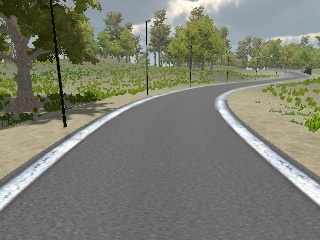
#> input picture get_data_image_angle/scripts/data/realImage/15.jpg, 320 x 240 px, found by its file name
$ python lane_detect_function.py
#> lines starting #> are read from the running program, lines starting #| are printed output that depends on the picture; after the words box and inside, x2 and y2 are one past the last pixel; in counts of white or black regions, pixels touching at a corner belong together
import matplotlib.pyplot as plt
import matplotlib.image as mpimg
import matplotlib.pyplot as plt
import matplotlib.image as mpimg
import numpy as np
import cv2
import math
# reading in an image


image = mpimg.imread('images/15.jpg')
#> image is the input picture: shape (240, 320, 3); mean R, G, B 123.6, 125.4, 111.1
# printing out some stats and plotting the image
print('This image is:', type(image), 'with dimensions:', image.shape)
#| This image is: <class 'numpy.ndarray'> with dimensions: (240, 320, 3)
# plt.imshow(image)
# plt.show()

height = 240
width = 320
region_of_interest_vertices = [
    (0, height),
    (0, height / 2.5),
    (width, height / 2.5),
    (width, height),
]


def region_of_interest(img, vertices):
    # Define a blank matrix that matches the image height/width.
    mask = np.zeros_like(img)
    # Retrieve the number of color channels of the image.
    channel_count = img.shape[2]
#> channel_count = 3
    # Create a match color with the same color channel counts.
    match_mask_color = (255,) * channel_count
#> match_mask_color = (255, 255, 255)

    # Fill inside the polygon
    cv2.fillPoly(mask, vertices, match_mask_color)
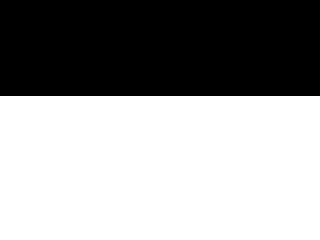
#> mask: shape (240, 320, 3); 60% white; 1 black region, box (x1, y1, x2, y2) and area: (0, 0, 320, 96) 30720

    # Returning the image only where mask pixels match
    masked_image = cv2.bitwise_and(img, mask)
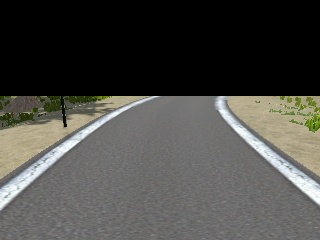
#> masked_image: shape (240, 320, 3); mean R, G, B 75, 74.4, 70.5
    return masked_image


cropped_image = region_of_interest(
    image,
    np.array([region_of_interest_vertices], np.int32),
)
# plt.figure()
# plt.imshow(cropped_image)
# plt.show()

gray_image = cv2.cvtColor(cropped_image, cv2.COLOR_RGB2GRAY)
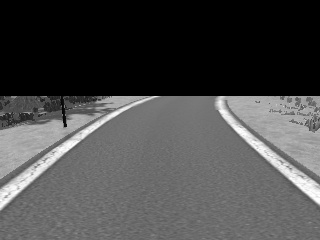
#> gray_image: shape (240, 320); min 0, max 254, mean 74.2
# Call Canny Edge Detection here.
cannyed_image = cv2.Canny(gray_image, 100, 200)
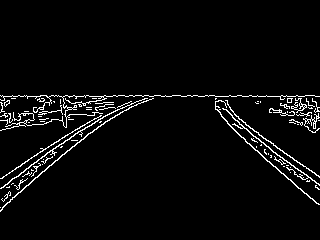
#> cannyed_image: shape (240, 320); 3.8% white in thin lines or dots, all inside (x1, y1, x2, y2) = (0, 95, 320, 212)

# plt.figure()
# plt.imshow(cannyed_image)
# plt.show()


def region_of_interest_gray(img, vertices):
    mask = np.zeros_like(img)
    match_mask_color = 255  # <-- This line altered for grayscale.

    cv2.fillPoly(mask, vertices, match_mask_color)
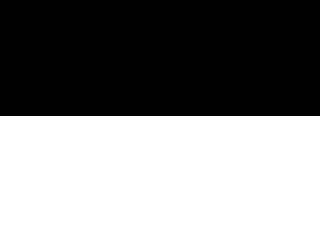
#> mask: shape (240, 320); 51.7% white; 1 black region, box (x1, y1, x2, y2) and area: (0, 0, 320, 116) 37120
    masked_image = cv2.bitwise_and(img, mask)
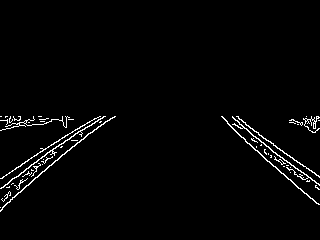
#> masked_image: shape (240, 320); 2.1% white in thin lines or dots, all inside (x1, y1, x2, y2) = (0, 116, 320, 212)
    return masked_image


region_of_interest_vertices_gray = [
    (0, height),
    (0, height / 2.5 + 20),
    (width, height / 2.5 + 20),
    (width, height),
]

cropped_image_2 = region_of_interest_gray(
    cannyed_image,
    np.array([region_of_interest_vertices_gray], np.int32)
)

# plt.figure()
# plt.imshow(cropped_image_2)
# plt.show()

lines = cv2.HoughLinesP(
    cropped_image_2,
    rho=6,
    theta=np.pi / 60,
    threshold=160,
    lines=np.array([]),
    minLineLength=40,
    maxLineGap=25
)
#> lines = [[0, 120, 109, 120], [1, 188, 110, 118], [271, 150, 319, 185], [7, 119, 110, 119], [0, 188, 100, 116], [2, 207, 104, 116], [222, 117, 315, 185], [242, 128, 319, 184], [228, 124, 316, 203], [7, 123, 104, 123], [238, 118, 319, 177], [14, 185, 74, 146]]

left_line_x = []
left_line_y = []
right_line_x = []
right_line_y = []

for line in lines:
    for x1, y1, x2, y2 in line:
        slope = (y2 - y1) / (x2 - x1) # <-- Calculating the slope.
        if math.fabs(slope) < 0.5: # <-- Only consider extreme slope
            continue
        if slope <= 0: # <-- If the slope is negative, left group.
            left_line_x.extend([x1, x2])
            left_line_y.extend([y1, y2])
        else: # <-- Otherwise, right group.
            right_line_x.extend([x1, x2])
            right_line_y.extend([y1, y2])
#> this loop made 12 passes
#> after the loop, left_line_x = [1, 110, 0, 100, 2, 104, 14, 74]; left_line_y = [188, 118, 188, 116, 207, 116, 185, 146]; right_line_x = [271, 319, 222, 315, 242, 319, 228, 316, 238, 319]; right_line_y = [150, 185, 117, 185, 128, 184, 124, 203, 118, 177]


min_y = image.shape[0] * 2.5 # <-- Just below the horizon
#> min_y = 600
max_y = image.shape[0] # <-- The bottom of the image
#> max_y = 240

poly_left = np.poly1d(np.polyfit(
    left_line_y,
    left_line_x,
    deg=1
))

left_x_start = int(poly_left(max_y))
#> left_x_start = -56
left_x_end = int(poly_left(min_y))
#> left_x_end = -527

poly_right = np.poly1d(np.polyfit(
    right_line_y,
    right_line_x,
    deg=1
))

right_x_start = int(poly_right(max_y))
#> right_x_start = 382
right_x_end = int(poly_right(min_y))
#> right_x_end = 832

def draw_lines(image, lines, color=[255, 0, 0], thickness=3):
    # If there are no lines to draw, exit.
#> called with thickness = 5
    if lines is None:
        return
    # Make a copy of the original image.
    img = np.copy(image)
    # Create a blank image that matches the original in size.
    line_img = np.zeros(
        (
            img.shape[0],
            img.shape[1],
            3
        ),
        dtype=np.uint8,
    )
    # Loop over all lines and draw them on the blank image.
    for line in lines:
        for x1, y1, x2, y2 in line:
            cv2.line(line_img, (x1, y1), (x2, y2), color, thickness)
#> line_img: shape (240, 320, 3); every value is 0
    # Merge the image with the lines onto the original.
    img = cv2.addWeighted(img, 0.8, line_img, 1.0, 0.0)
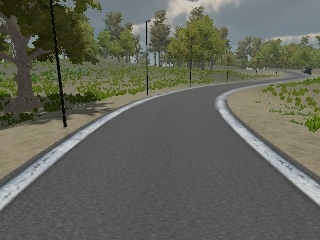
#> img: shape (240, 320, 3); mean R, G, B 98.9, 100.3, 88.9
    # Return the modified image.
    return img


line_image = draw_lines(
    image,
    [[
        [left_x_start, max_y, left_x_end, min_y],
        [right_x_start, max_y, right_x_end, min_y],
    ]],
    thickness=5,
)
plt.figure()
plt.imshow(line_image)
plt.show()
